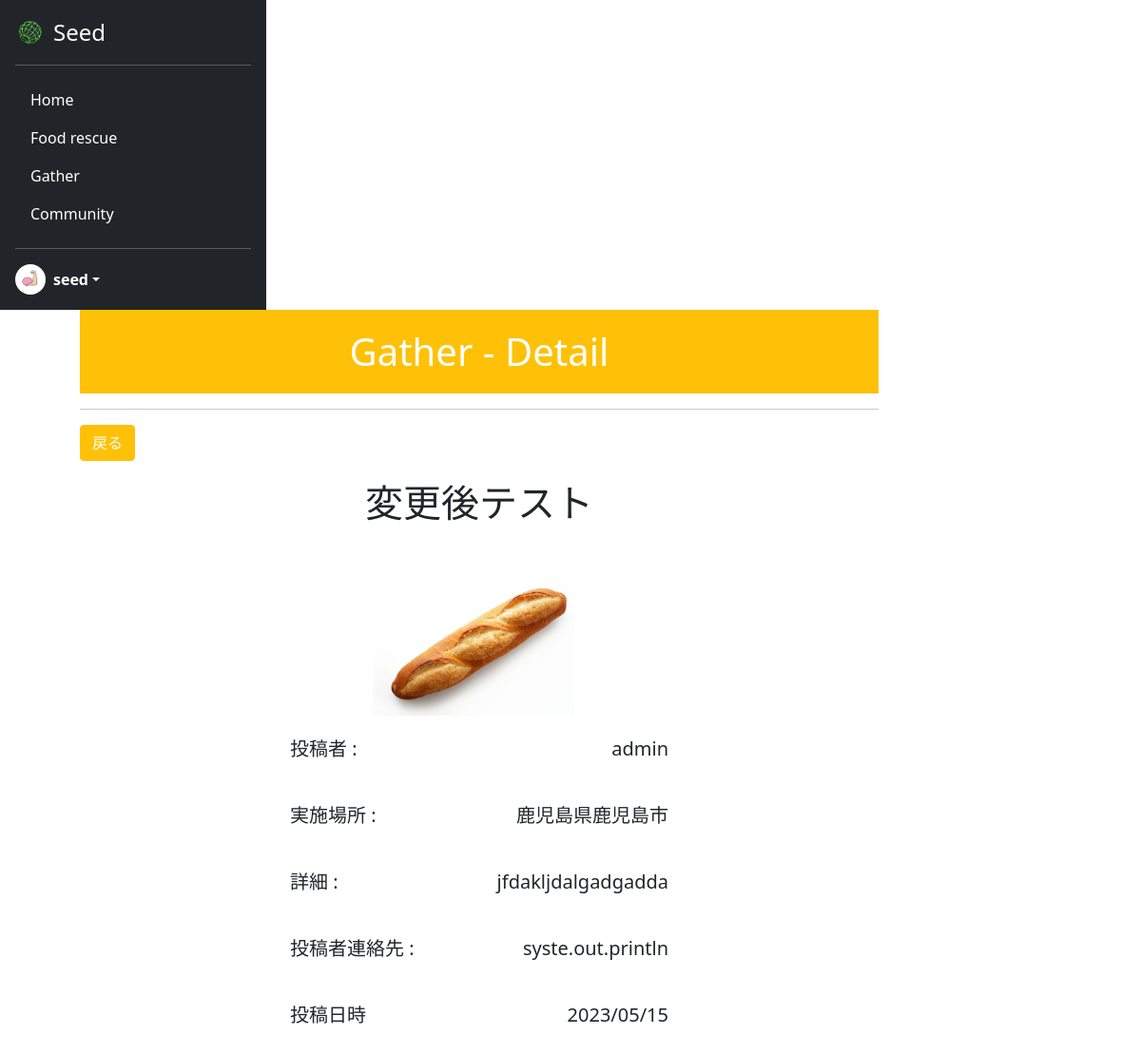
/gather_detail/10/ (signed in), run on the app's committed database.
### acount/models.py (models this page shows)
class CustomUser(AbstractUser):
    is_general = models.BooleanField(null=True ,default=True)
    is_active = models.BooleanField(null=True ,default=False)
    mission_point = models.IntegerField(null=False ,default=0)
    profile_pic = models.ImageField(upload_to='profile_pics', blank=True)

### seed/models.py (models this page shows)
class Gather(models.Model):
    user_id = models.ForeignKey(CustomUser, verbose_name="募集主", on_delete=models.CASCADE)
    title = models.CharField(verbose_name="タイトル", max_length=100)
    prefecture = models.ForeignKey(Prefecture, verbose_name="都道府県", on_delete=models.CASCADE)
    access = models.CharField(verbose_name="アクセス", max_length=200)
    contact = models.CharField(verbose_name="連絡先", max_length=254)
    detail = models.TextField(verbose_name="詳細", max_length=300)
    image = models.ImageField(verbose_name="画像", upload_to='gather_img/', null=True)
    create_at = models.DateTimeField(verbose_name="作成日時", auto_now_add=True)

### seed/views.py (the view)
# urls.py: path('gather_detail/<int:pk>/', views.GatherDetailView.as_view(), name='gather_detail'),
class GatherDetailView(DetailView):
    template_name = 'gatherdetail.html'
    model = Gather

### seed/templates/gatherdetail.html (shortened to what this page needs)
{% extends 'mypagebase.html' %}
{% load static %}
{% block content %}
<div class="text-center">
    <h1 class="title" style="background: #ffc107; color:white;">Gather - Detail</h1>
    <hr>
    <div class="text-start" style="margin-bottom:20px;">
        <button onclick="history.back()" class="btn btn-warning" style="color:white;">戻る</button>
    </div>
    <div style="height: 650px; width:100%; overflow-y: scroll;">
        <h1 style="margin-bottom:50px;">{{object.title}}</h1>
        {% if object.image %}
            <img src="{{object.image.url}}" alt="..." height="150px">
        {% else %}
            <img src="{% static 'assets/img/mypage/damy.png' %}" alt="..." height="150px">
        {% endif %}
        <table class="detail-table" style="margin:auto; font-size:20px;">
            <tr>
                <td class="text-start">投稿者 :</td>
                <td class="text-end">{{object.user_id.username}}</td>
            </tr>
            <tr>
                <td class="text-start">実施場所 :</td>
                <td class="text-end">{{object.access}}</td>
            </tr>
            <tr>
                <td class="text-start">詳細 :</td>
                <td class="text-end">{{object.detail}}</td>
            </tr>
            <tr>
                <td class="text-start">投稿者連絡先 :</td>
                <td class="text-end">{{object.contact}}</td>
            </tr>
            <tr>
                <td class="text-start">投稿日時</td>
                <td class="text-end">{{object.create_at|date:"Y/m/d"}}</td>
            </tr>
        </table>
    </div>
</div>
{% endblock %}

### seed/templates/mypagebase.html (shortened to what this page needs)
{% load static %}
<!DOCTYPE html>
<html lang="ja">
<head>
    <link href="https://cdn.jsdelivr.net/npm/bootstrap@5.0.2/dist/css/bootstrap.min.css" rel="stylesheet"
>
    <link rel="stylesheet" type="text/css" href="{% static 'css/style.css' %}">
</head>
<body class="mypage">
    {% if user.is_authenticated %}
    <main style="height:100vh;">
        <div style="display: flex; flex-wrap: wrap; height:100%;">
            <div>
                <div class="d-flex flex-column p-3 text-white bg-dark h-100" style="width: 280px; height:100%;">
                    <a href="{% url 'seed:mypage' %}"
                        class="d-flex align-items-center mb-3 mb-md-0 me-md-auto text-white text-decoration-none">
                        <img class="bi me-2" src="{% static 'assets/img/top/icon.png' %}" style="height:32px">
                        <span class="fs-4">Seed</span>
                    </a>
                    <hr>
                    <ul class="nav nav-pills flex-column mb-auto">
                        <li class="nav-item my-nav">
                            <a href="{% url 'seed:mypage' %}" class="nav-link text-white" aria-current="page">
                                Home
                            </a>
                        </li>
                        <li class="nav-item my-nav">
                            <a href="{% url 'seed:food_rescue' %}" class="nav-link text-white">
                                Food rescue
                            </a>
                        </li>
                        <li class="nav-item my-nav">
                            <a href="{% url 'seed:gather' %}" class="nav-link text-white">
                                Gather
                            </a>
                        </li>
                        <li class="nav-item my-nav">
                            <a href="{% url 'seed:community' %}" class="nav-link text-white">
                                Community
                            </a>
                        </li>
                    </ul>
                    <hr>
                    <div class="dropdown">
                        <a href="#" class="d-flex align-items-center text-white text-decoration-none dropdown-toggle"
                            id="dropdownUser1" data-bs-toggle="dropdown" aria-expanded="false">
                            <img src="{{ user.profile_pic.url }}" alt="" width="32" height="32"
                                class="rounded-circle me-2">
                            <strong>{{ user.username }}</strong>
                        </a>
                    </div>
                </div>
            </div>
            <div style="width:70%; margin-left: 7%;">
                {% block content %}
                {% endblock %}
            </div>
        </div>
    </main>
    {% endif %}
</body>
</html>

### static/css/style.css (style rules this page uses)
.title { padding: 20px 0px 20px 0px; }
.detail-table tr { height:70px; }
.detail-table td { width: 200px; }

### data on the page
CustomUser: profile_pic (picture), username "seed"
Gather: title "変更後テスト", image (picture), user_id.username "admin", access "鹿児島県鹿児島市", detail "jfdakljdalgadgadda", contact "syste.out.println", create_at "2023/05/15"
